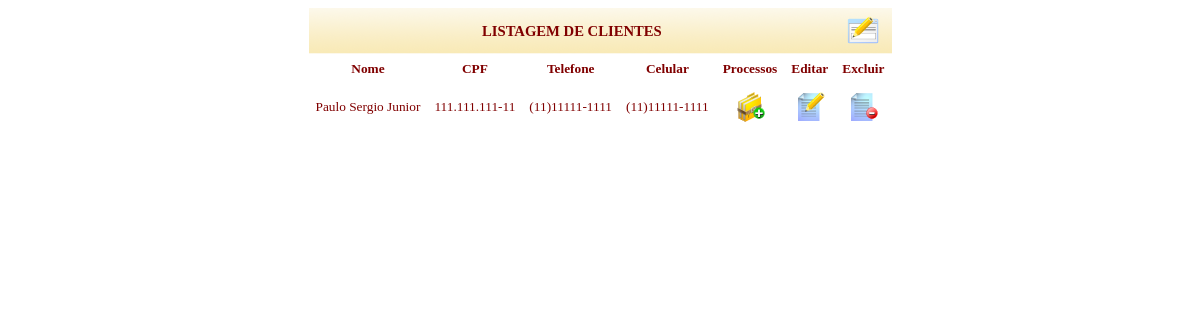
Before: /view/consultarCliente.php?pag=cliente (signed in) with the older database file.
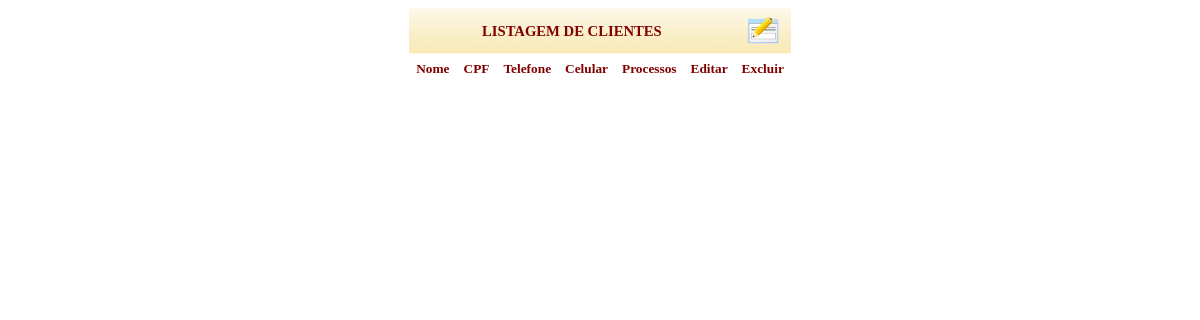
After: the same page with the newer database file.
### tables this page shows
CREATE TABLE IF NOT EXISTS `clientes` (
`idCliente` int(11) NOT NULL,
  `nome` varchar(60) NOT NULL,
  `estado_civil` varchar(20) NOT NULL,
  `profissao` varchar(25) DEFAULT NULL,
  `rg` varchar(22) NOT NULL,
  `cpf` varchar(18) NOT NULL,
  `endereco` varchar(100) NOT NULL,
  `complemento` varchar(20) DEFAULT NULL,
  `tel1` varchar(14) NOT NULL,
  `tel2` varchar(14) DEFAULT NULL,
  `cel` varchar(14) DEFAULT NULL,
  `email` varchar(40) NOT NULL,
  `observacao` text,
  `datacadastro` timestamp NOT NULL DEFAULT CURRENT_TIMESTAMP ON UPDATE CURRENT_TIMESTAMP,
  `status` int(11) NOT NULL DEFAULT '1',
  `nacionalidade` varchar(40) DEFAULT NULL
);

### model/clientesDAO.php (the view, shortened to what this page needs)
<?php
class clientesDAO extends banco {
    public function listar() {
        $sql = 'SELECT * FROM '.TBL_CLIENTES.' ORDER BY nome ASC';
        $resultado = mysql_query($sql);
        while ($linha = mysql_fetch_assoc($resultado)){
            echo '<tr id='.$linha['idCliente'].' align="center">
                    <td>'.$linha['nome'].'</td>
                    <td>'.$linha['cpf'].'</td>
                    <td>'.$linha['tel1'].'</td>
                    <td>'.$linha['cel'].'</td>
                    <td><a href="listaProcessoAjax.php?id='.$linha['idCliente'].'"><img src="../public/img/archive_add.png" width="32" height="32" border="0" alt="Processo"/>
                    <td><a href="altCliente.php?idCliente='.$linha['idCliente'].'"><img src="../public/img/file_edit.png" width="32" height="32" border="0" alt="Processo"/>
                    <td><a href="javascript:excluirCliente('.$linha['idCliente'].')"><img src="../public/img/file_remove.png" width="32" height="32" border="0" alt="Processo"/>';
        }
    }
}

Changed rows visible on the page:
removed clientes: nome "Paulo Sergio Junior", cpf "111.111.111-11", tel1 "(11)11111-1111", cel "(11)11111-1111"
